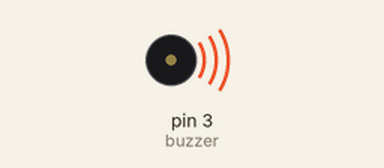
Simulated run of this sketch. Board: Arduino Uno, built with avr-gcc and run on an emulated ATmega328P. Shown: buzzer (waves = sounding).

Above: at 0.2 s.
At 5.35 s:
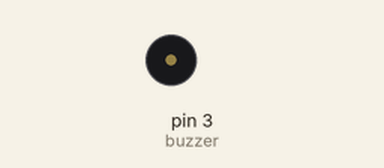
Timing chart, 0 to 5.7 s (numbered marks = the images above):
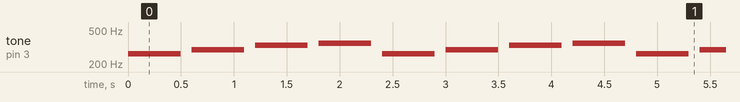

The sketch:

buzzer1.ino
```cpp
// Variaveis

int buzzer = 3;
 #define do 263
#define re 294
#define mi 330
#define fa 349

void setup()
{
  pinMode(buzzer, OUTPUT);
}

void loop()
{
 // A função de ligar = tone()
  tone(buzzer,do,500); // tocar dó
  delay(600); // espere 600 milisegundos
  tone(buzzer,re,500); // tocar re
  delay(600); // espere 600 milisegundos
  tone(buzzer,mi,500); // tocar mi
  delay(600); // espere 600 milisegundos
  tone(buzzer,fa,500); // tocar fa
  delay(600); // espere 600 milisegundos
  // Afunção de desligar = notone()


}
```

Measured:
- by itself, tone on pin 3 (buzzer): repeats every 2.4 s: silent 0.10 s, 294 Hz 0.50 s, silent 0.10 s, 330 Hz 0.50 s, silent 0.10 s, 349 Hz 0.50 s, silent 0.10 s, 263 Hz 0.50 s
